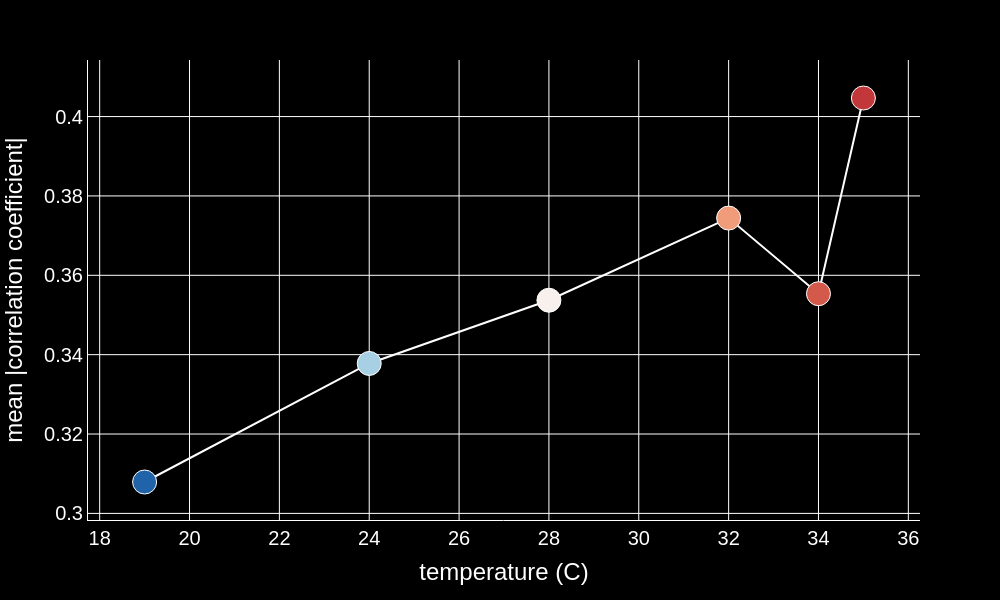
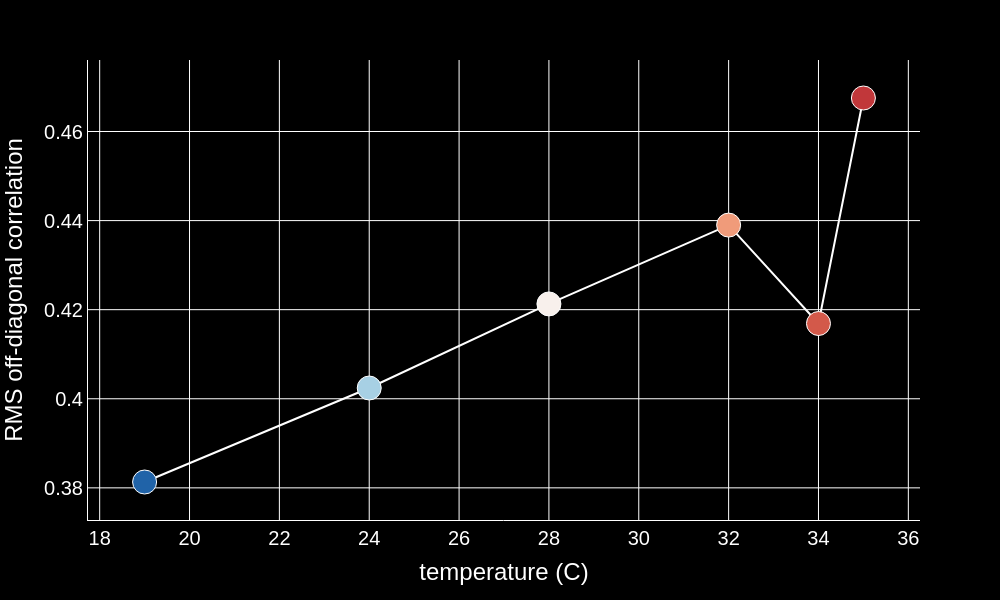
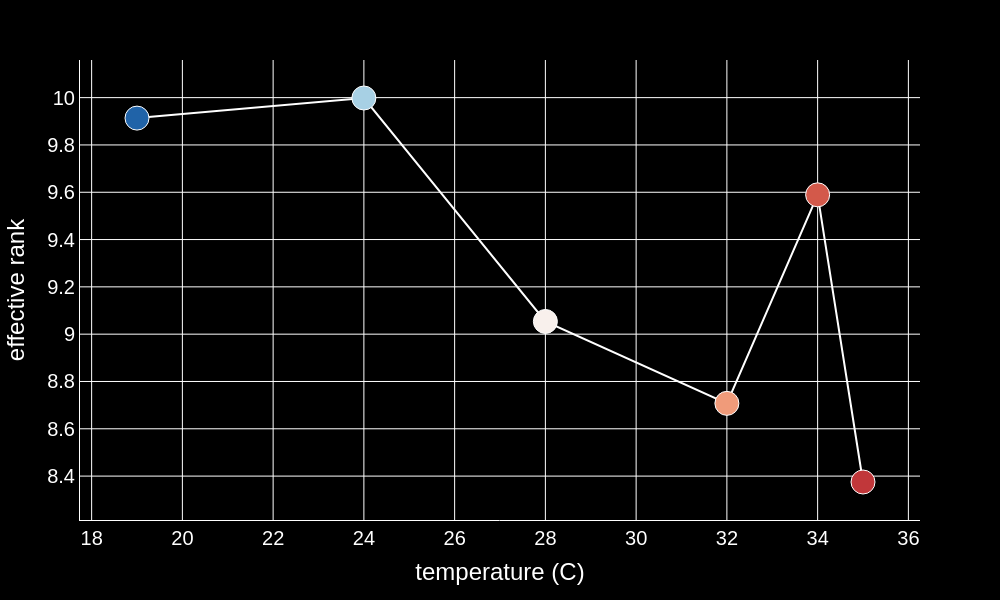
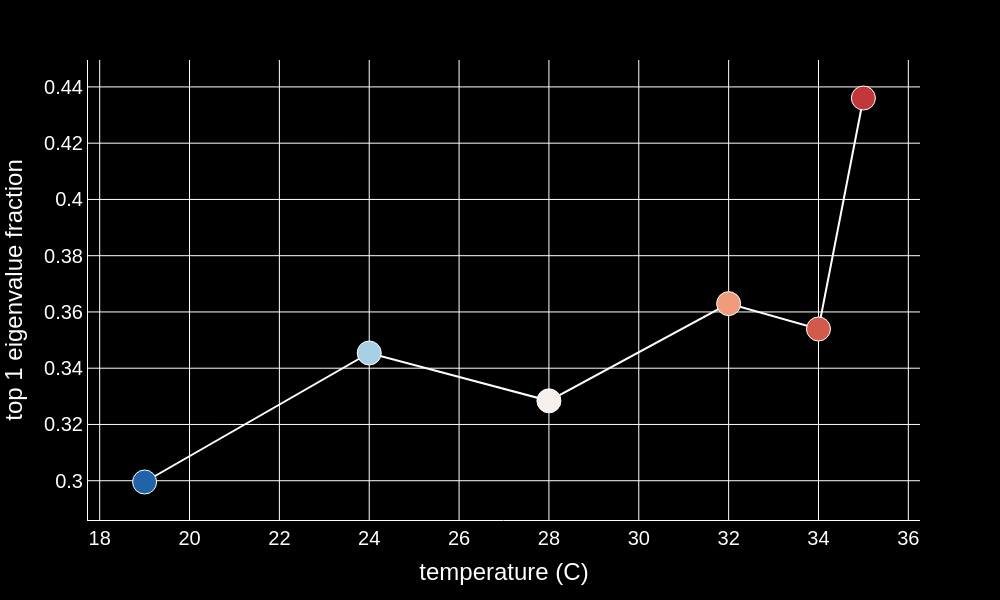

The cell these charts' notebook holds for them, in order:
### Code cell
# -----------------------------
# Calculate metrics
# -----------------------------

metric_records = []

for t, temp in enumerate(feature_temp_vec):
    cc_mat = feature_cc_mat_list[t].iloc[feature_order, feature_order]

    metric_records.append({
        "temperature": float(temp),
        "mean_abs_offdiag_corr": mean_abs_offdiag_corr(cc_mat),
        "rms_offdiag_corr": rms_offdiag_corr(cc_mat),
        "effective_rank": effective_rank(cc_mat),
        "top1_eigen_fraction": top_k_eigen_fraction(cc_mat, k=1),
        "top3_eigen_fraction": top_k_eigen_fraction(cc_mat, k=3),
        "top5_eigen_fraction": top_k_eigen_fraction(cc_mat, k=5),
    })

feature_order_metric_df = pd.DataFrame(metric_records).sort_values("temperature")
feature_order_metric_df.to_csv(feature_cc_fig_path / f"{col_prefix}_feature_order_metrics.csv", index=False)


# -----------------------------
# Plot helper
# -----------------------------

def plot_metric(metric, y_label=None):
    if y_label is None:
        y_label = metric.replace("_", " ")

    fig = px.scatter(
        feature_order_metric_df,
        x="temperature",
        y=metric,
        color="temperature",
        color_continuous_scale="RdBu_r",
        range_color=[17, 38],
    )

    fig = format_2d_plotly(
        fig,
        axis_labels=["temperature (C)", y_label],
        font_size=20,
        marker_size=24,
    )

    fig.update_traces(
        mode="lines+markers",
        line=dict(color="white"),
    )

    fig.update_layout(coloraxis_showscale=False)

    fig.show()

    fig.write_image(feature_cc_fig_path / f"{col_prefix}_{metric}.png", scale=2)
    fig.write_html(feature_cc_fig_path / f"{col_prefix}_{metric}.html")

    return fig


# -----------------------------
# Make plots
# -----------------------------

plot_metric("mean_abs_offdiag_corr", "mean |correlation coefficient|")
plot_metric("rms_offdiag_corr", "RMS off-diagonal correlation")
plot_metric("effective_rank", "effective rank")
plot_metric("top1_eigen_fraction", "top 1 eigenvalue fraction")
plot_metric("top3_eigen_fraction", "top 3 eigenvalue fraction")
plot_metric("top5_eigen_fraction", "top 5 eigenvalue fraction")

feature_order_metric_df

### Figure 1 — Plotly figure (JSON) as saved in the notebook; plotly's stock layout.template omitted (floating-point values rounded to 4 significant figures)
{"data": [{"error_x": {"color": "white", "width": 0}, "error_y": {"color": "white", "width": 0}, "hovertemplate": "temperature=%{marker.color}<br>mean_abs_offdiag_corr=%{y}<extra></extra>", "legendgroup": "", "line": {"color": "white"}, "marker": {"color": [19.0, 24.0, 28.0, 32.0, 34.0, 35.0], "coloraxis": "coloraxis", "line": {"color": "white", "width": 1}, "size": 24, "symbol": "circle"}, "mode": "lines+markers", "name": "", "orientation": "v", "showlegend": false, "type": "scatter", "x": [19.0, 24.0, 28.0, 32.0, 34.0, 35.0], "xaxis": "x", "y": [0.3079, 0.3378, 0.3537, 0.3744, 0.3554, 0.4047], "yaxis": "y"}], "layout": {"coloraxis": {"cmax": 38, "cmin": 17, "colorbar": {"len": 0.5, "title": {"text": "temperature"}, "x": 1, "y": 0.5}, "colorscale": [[0, "rgb(5,48,97)"], [0.1, "rgb(33,102,172)"], [0.2, "rgb(67,147,195)"], [0.3, "rgb(146,197,222)"], [0.4, "rgb(209,229,240)"], [0.5, "rgb(247,247,247)"], [0.6, "rgb(253,219,199)"], [0.7, "rgb(244,165,130)"], [0.8, "rgb(214,96,77)"], [0.9, "rgb(178,24,43)"], [1, "rgb(103,0,31)"]], "showscale": false}, "font": {"color": "white", "family": "Arial, sans-serif", "size": 20}, "height": 600, "legend": {"tracegroupgap": 0}, "margin": {"t": 60}, "paper_bgcolor": "black", "plot_bgcolor": "black", "title": {"text": ""}, "width": 1000, "xaxis": {"anchor": "y", "domain": [0, 1], "gridcolor": "white", "linecolor": "white", "showgrid": true, "tickfont": {"size": 20}, "title": {"text": "temperature (C)"}, "zeroline": true, "zerolinecolor": "white"}, "yaxis": {"anchor": "x", "domain": [0, 1], "gridcolor": "white", "linecolor": "white", "showgrid": true, "tickfont": {"size": 20}, "title": {"text": "mean |correlation coefficient|"}, "zeroline": true, "zerolinecolor": "white"}}}

### Figure 2 — Plotly figure (JSON) as saved in the notebook; plotly's stock layout.template omitted (floating-point values rounded to 4 significant figures)
{"data": [{"error_x": {"color": "white", "width": 0}, "error_y": {"color": "white", "width": 0}, "hovertemplate": "temperature=%{marker.color}<br>rms_offdiag_corr=%{y}<extra></extra>", "legendgroup": "", "line": {"color": "white"}, "marker": {"color": [19.0, 24.0, 28.0, 32.0, 34.0, 35.0], "coloraxis": "coloraxis", "line": {"color": "white", "width": 1}, "size": 24, "symbol": "circle"}, "mode": "lines+markers", "name": "", "orientation": "v", "showlegend": false, "type": "scatter", "x": [19.0, 24.0, 28.0, 32.0, 34.0, 35.0], "xaxis": "x", "y": [0.3813, 0.4024, 0.4213, 0.439, 0.4169, 0.4675], "yaxis": "y"}], "layout": {"coloraxis": {"cmax": 38, "cmin": 17, "colorbar": {"len": 0.5, "title": {"text": "temperature"}, "x": 1, "y": 0.5}, "colorscale": [[0, "rgb(5,48,97)"], [0.1, "rgb(33,102,172)"], [0.2, "rgb(67,147,195)"], [0.3, "rgb(146,197,222)"], [0.4, "rgb(209,229,240)"], [0.5, "rgb(247,247,247)"], [0.6, "rgb(253,219,199)"], [0.7, "rgb(244,165,130)"], [0.8, "rgb(214,96,77)"], [0.9, "rgb(178,24,43)"], [1, "rgb(103,0,31)"]], "showscale": false}, "font": {"color": "white", "family": "Arial, sans-serif", "size": 20}, "height": 600, "legend": {"tracegroupgap": 0}, "margin": {"t": 60}, "paper_bgcolor": "black", "plot_bgcolor": "black", "title": {"text": ""}, "width": 1000, "xaxis": {"anchor": "y", "domain": [0, 1], "gridcolor": "white", "linecolor": "white", "showgrid": true, "tickfont": {"size": 20}, "title": {"text": "temperature (C)"}, "zeroline": true, "zerolinecolor": "white"}, "yaxis": {"anchor": "x", "domain": [0, 1], "gridcolor": "white", "linecolor": "white", "showgrid": true, "tickfont": {"size": 20}, "title": {"text": "RMS off-diagonal correlation"}, "zeroline": true, "zerolinecolor": "white"}}}

### Figure 3 — Plotly figure (JSON) as saved in the notebook; plotly's stock layout.template omitted (floating-point values rounded to 4 significant figures)
{"data": [{"error_x": {"color": "white", "width": 0}, "error_y": {"color": "white", "width": 0}, "hovertemplate": "temperature=%{marker.color}<br>effective_rank=%{y}<extra></extra>", "legendgroup": "", "line": {"color": "white"}, "marker": {"color": [19.0, 24.0, 28.0, 32.0, 34.0, 35.0], "coloraxis": "coloraxis", "line": {"color": "white", "width": 1}, "size": 24, "symbol": "circle"}, "mode": "lines+markers", "name": "", "orientation": "v", "showlegend": false, "type": "scatter", "x": [19.0, 24.0, 28.0, 32.0, 34.0, 35.0], "xaxis": "x", "y": [9.913, 9.998, 9.054, 8.707, 9.589, 8.375], "yaxis": "y"}], "layout": {"coloraxis": {"cmax": 38, "cmin": 17, "colorbar": {"len": 0.5, "title": {"text": "temperature"}, "x": 1, "y": 0.5}, "colorscale": [[0, "rgb(5,48,97)"], [0.1, "rgb(33,102,172)"], [0.2, "rgb(67,147,195)"], [0.3, "rgb(146,197,222)"], [0.4, "rgb(209,229,240)"], [0.5, "rgb(247,247,247)"], [0.6, "rgb(253,219,199)"], [0.7, "rgb(244,165,130)"], [0.8, "rgb(214,96,77)"], [0.9, "rgb(178,24,43)"], [1, "rgb(103,0,31)"]], "showscale": false}, "font": {"color": "white", "family": "Arial, sans-serif", "size": 20}, "height": 600, "legend": {"tracegroupgap": 0}, "margin": {"t": 60}, "paper_bgcolor": "black", "plot_bgcolor": "black", "title": {"text": ""}, "width": 1000, "xaxis": {"anchor": "y", "domain": [0, 1], "gridcolor": "white", "linecolor": "white", "showgrid": true, "tickfont": {"size": 20}, "title": {"text": "temperature (C)"}, "zeroline": true, "zerolinecolor": "white"}, "yaxis": {"anchor": "x", "domain": [0, 1], "gridcolor": "white", "linecolor": "white", "showgrid": true, "tickfont": {"size": 20}, "title": {"text": "effective rank"}, "zeroline": true, "zerolinecolor": "white"}}}

### Figure 4 — Plotly figure (JSON) as saved in the notebook; plotly's stock layout.template omitted (floating-point values rounded to 4 significant figures)
{"data": [{"error_x": {"color": "white", "width": 0}, "error_y": {"color": "white", "width": 0}, "hovertemplate": "temperature=%{marker.color}<br>top1_eigen_fraction=%{y}<extra></extra>", "legendgroup": "", "line": {"color": "white"}, "marker": {"color": [19.0, 24.0, 28.0, 32.0, 34.0, 35.0], "coloraxis": "coloraxis", "line": {"color": "white", "width": 1}, "size": 24, "symbol": "circle"}, "mode": "lines+markers", "name": "", "orientation": "v", "showlegend": false, "type": "scatter", "x": [19.0, 24.0, 28.0, 32.0, 34.0, 35.0], "xaxis": "x", "y": [0.2995, 0.3454, 0.3284, 0.363, 0.3539, 0.4361], "yaxis": "y"}], "layout": {"coloraxis": {"cmax": 38, "cmin": 17, "colorbar": {"len": 0.5, "title": {"text": "temperature"}, "x": 1, "y": 0.5}, "colorscale": [[0, "rgb(5,48,97)"], [0.1, "rgb(33,102,172)"], [0.2, "rgb(67,147,195)"], [0.3, "rgb(146,197,222)"], [0.4, "rgb(209,229,240)"], [0.5, "rgb(247,247,247)"], [0.6, "rgb(253,219,199)"], [0.7, "rgb(244,165,130)"], [0.8, "rgb(214,96,77)"], [0.9, "rgb(178,24,43)"], [1, "rgb(103,0,31)"]], "showscale": false}, "font": {"color": "white", "family": "Arial, sans-serif", "size": 20}, "height": 600, "legend": {"tracegroupgap": 0}, "margin": {"t": 60}, "paper_bgcolor": "black", "plot_bgcolor": "black", "title": {"text": ""}, "width": 1000, "xaxis": {"anchor": "y", "domain": [0, 1], "gridcolor": "white", "linecolor": "white", "showgrid": true, "tickfont": {"size": 20}, "title": {"text": "temperature (C)"}, "zeroline": true, "zerolinecolor": "white"}, "yaxis": {"anchor": "x", "domain": [0, 1], "gridcolor": "white", "linecolor": "white", "showgrid": true, "tickfont": {"size": 20}, "title": {"text": "top 1 eigenvalue fraction"}, "zeroline": true, "zerolinecolor": "white"}}}
